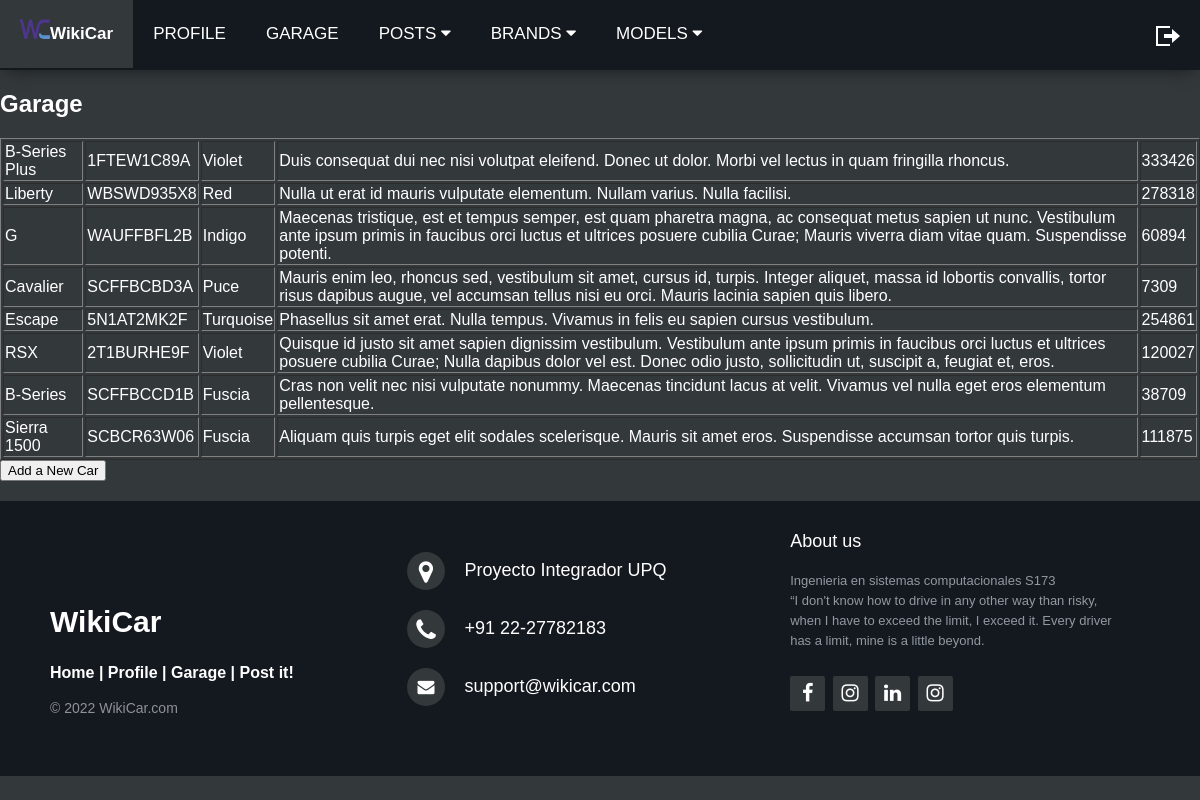
The app's page /profile/code/garageCheck.php (signed in) with its own data.
### tables this page shows
CREATE TABLE car (
  Id_car int(15) NOT NULL AUTO_INCREMENT,
  Registration_plate varchar(10) NOT NULL,
  Color varchar(20) NOT NULL,
  Deficiency text DEFAULT NULL,
  Mileage int(10) NOT NULL,
  User_id int(15) NOT NULL,
  Model_id int(15) NOT NULL,
  PRIMARY KEY (Id_car),
  FOREIGN KEY (User_id) REFERENCES user (Id_user) ON DELETE CASCADE ON UPDATE CASCADE,
  FOREIGN KEY (Model_id) REFERENCES model (Id_model) ON DELETE CASCADE ON UPDATE CASCADE
  );

CREATE TABLE model (
  Id_model int(15) NOT NULL AUTO_INCREMENT,
  Model_name varchar(15) NOT NULL,
  Model_type varchar(15) NOT NULL,
  Doors int(2) DEFAULT NULL,
  Seats int(2) DEFAULT NULL,
  GasTank_capacity int(5) DEFAULT NULL,
  Gas_type varchar(30) DEFAULT NULL,
  Model_year int(4) DEFAULT NULL,
  Starting_price float DEFAULT NULL,
  Actual_price float DEFAULT NULL,
  Configuration text NOT NULL,
  Brand_id int(15) NOT NULL,
  PRIMARY KEY (Id_model),
  FOREIGN KEY (Brand_id) REFERENCES brand (Id_brand) ON DELETE CASCADE ON UPDATE CASCADE
);

### connection/conexion.php (called while the page is built, shortened)
<?php
class Conexion{
private $conn;
    public function setConnection($servername,$database,$username,$password){
        $this->conn=mysqli_connect($servername, $username, $password, $database);
        if(!$this->conn){
            die("Conexion fallida: ". mysqli_connect_error());
        }}
    public function getConexion(){
        return $this->conn;
    }
}
?>

### profile/code/garageCheck.php (the view, shortened to what this page needs)
<!DOCTYPE html>
<html lang="en">
<head>
    <link rel="stylesheet" href="https://cdnjs.cloudflare.com/ajax/libs/font-awesome/4.7.0/css/font-awesome.min.css">
    <link rel="stylesheet" href="/wikicar/mainStyle.css">
    <link rel="stylesheet" href="http://maxcdn.bootstrapcdn.com/font-awesome/4.2.0/css/font-awesome.min.css">
</head>
<body>
    <header id="header">
        <div class="topnav" id="myTopnav">
            <a href="/wikicar/home.php" id="active"><img src="/wikicar/assets/img/logos/logo.png" class="logo">
                <b>WikiCar</b></a>
            <a href="/wikicar/profile/code/profileCheck.php">PROFILE</a>
            <a href="/wikicar/profile/code/garageCheck.php">GARAGE</a>
            <div class="dropdown">
                <button class="dropbtn"> POSTS
                    <i class="fa fa-caret-down"></i>
                </button>
            </div>
            <div class="dropdown">
                <button class="dropbtn"> BRANDS
                    <i class="fa fa-caret-down"></i>
                </button>
            </div>
            <div class="dropdown">
                <button class="dropbtn"> MODELS
                    <i class="fa fa-caret-down"></i>
                </button>
            </div>
            <a href="/wikicar/logout.php" style="float:right;">
                <img class="fa fa-camera" src="/wikicar/img/logout.png" alt="">
            </a>
        </div>
    </header>
    <main>
        <h2>Garage</h2>
        <div>
            <?php
            include("../../connection/conexion.php");
            $conn1= new Conexion("localhost:3306","wikicar","root","");
            $id =  $_SESSION['loggedUserId'];
            $sql = "SELECT model.Model_name, Registration_plate, Color, Deficiency, Mileage FROM car inner join model on car.Model_id = model.Id_model WHERE User_id = $id";
            $result = mysqli_query($conn1->getConexion(),$sql);
            echo "<table border>\n";
            while($row = mysqli_fetch_row($result)){
            echo "<tr>\n";
            foreach($row as $field){
            echo "<td>$field</td>\n";
            }
            echo"</tr>\n";
            }
            echo "</table>\n";
?>
            <body>
                <form action="carForm.php">
                    <button type="submit">Add a New Car</button>
                </form>
        </div>
    </main>
    <footer class="footer-distributed">
        <div class="footer-left">
            <h3>WikiCar</h3>
            <p class="footer-links">
                <a href="../../home.php">Home</a>
                |
                <a href="profileCheck.php">Profile</a>
                |
                <a href="garageCheck.php">Garage</a>
                |
                <a href="../../post/code/postForm.php">Post it!</a>
            </p>
            <p class="footer-company-name">© 2022 WikiCar.com</p>
        </div>
        <div class="footer-center">
            <div>
                <i class="fa fa-map-marker"></i>
                <p>Proyecto Integrador UPQ</p>
            </div>
            <div>
                <i class="fa fa-phone"></i>
                <p>+91 22-27782183</p>
            </div>
            <div>
                <i class="fa fa-envelope"></i>
                <p><a href="mailto:support@eduonix.com">support@wikicar.com</a></p>
            </div>
        </div>
        <div class="footer-right">
        <p class="footer-company-about">
                <span>About us</span>
                Ingenieria en sistemas computacionales S173 <br>
                “I don't know how to drive in any other way than risky, when I have to exceed the limit, I exceed it. Every driver has a limit, mine is a little beyond.
                </p>
            <div class="footer-icons">
                <a href="#"><i class="fa fa-facebook"></i></a>
                <a href="#"><i class="fa fa-instagram"></i></a>
                <a href="#"><i class="fa fa-linkedin"></i></a>
                <a href="#"><i class="fa fa-instagram"></i></a>
            </div>
        </div>
    </footer>
</body>
</html>

### mainStyle.css (style rules this page uses)
html { scroll-behavior: smooth; }
:root { scrollbar-color: rgb(210,210,210) rgb(46,54,69) !important; scrollbar-width: thin !important; }
body { margin:0; overflow-x:hidden; font-family: 'Noto Sans JP', sans-serif; background-size:cover; background-repeat:no-repeat; background-position:center; background-color: #33383b; color: #fff; }
a { text-decoration:none; transition:0.5s; }
header { width:100%; z-index:9; transition:0.5s; }
.topnav { overflow: hidden; background-color: #14181f; width:100%; height:70px; margin:auto; box-shadow:0px 6px 16px -6px rgba(1,1,1,0.5); transition:0.5s; background-size:cover; background-position:center; }
.topnav a { float: left; display: block; color: #fff; text-align: center; padding: 24px 20px; text-decoration: none; font-size: 17px; position:relative; transition:0.5s; }
.logo { width:30px; position:relative; top:-5px; }
#active { display:flex; background:#33383b; }
.dropdown { float: left; overflow: hidden; }
.dropdown .dropbtn { font-size: 17px; border: none; outline: none; color: white; padding: 24px 20px; background-color: inherit; font-family: inherit; transition:0.5s; }
footer { bottom: 0; position:relative ; }
.footer-distributed { background-color: #14181f; box-sizing: border-box; width: 100%; text-align: left; font: bold 16px sans-serif; padding: 30px 25px 60px 50px; margin-top: 20px; }
.footer-distributed .footer-left, .footer-distributed .footer-center, .footer-distributed .footer-right { display:inline-block; vertical-align:bottom; }
.footer-distributed .footer-left { width: 30%; }
.footer-distributed h3 { color: #ffffff; margin: 0; font-size: 30px; }
.footer-distributed .footer-links { color: #ffffff; margin: 20px 0 12px; }
.footer-distributed .footer-links a { display:inline-block; line-height: 1.8; text-decoration: none; color: inherit; }
.footer-distributed .footer-company-name { color: #8f9296; font-size: 14px; font-weight: normal; margin: 0; }
.footer-distributed .footer-center { width: 35%; }
.footer-distributed .footer-center i { background-color: #33383b; color: #ffffff; font-size: 25px; width: 38px; height: 38px; border-radius: 50%; text-align: center; line-height: 42px; margin: 10px 15px; vertical-align: middle; }
.footer-distributed .footer-center i.fa-envelope { font-size: 17px; line-height: 38px; }
.footer-distributed .footer-center p { display: inline-block; color: #fff; font-size: 18px; font-weight: 500; vertical-align: middle; margin:0; }
.footer-distributed .footer-center p a { color: #fff; text-decoration: none;; }
.footer-distributed .footer-right { width: 30%; }
.footer-distributed .footer-company-about { line-height: 20px; color: #92999f; font-size: 13px; font-weight: normal; margin: 0; }
.footer-distributed .footer-company-about span { display: block; color: #fff; font-size: 18px; font-weight: 500; margin-bottom: 20px; }
.footer-distributed .footer-icons { margin-top: 25px; }
.footer-distributed .footer-icons a { display: inline-block; width: 35px; height: 35px; cursor: pointer; background-color: #33383b; border-radius: 2px; font-size: 20px; color: #ffffff; text-align: center; line-height: 35px; margin-right: 3px; margin-bottom: 5px; }

### records on screen
car: Model.Model_name "B-Series Plus", Registration_plate "1FTEW1C89A", Color "Violet", Deficiency "Duis consequat dui nec nisi volutpat eleifend. Donec ut dolor. Morbi vel lectus in quam fringilla rhoncus.", Mileage "333426"
car: Model.Model_name "Liberty", Registration_plate "WBSWD935X8", Color "Red", Deficiency "Nulla ut erat id mauris vulputate elementum. Nullam varius. Nulla facilisi.", Mileage "278318"
car: Model.Model_name "G", Registration_plate "WAUFFBFL2B", Color "Indigo", Deficiency "Maecenas tristique, est et tempus semper, est quam pharetra magna, ac consequat metus sapien ut nunc. Vestibulum ante ipsum primis in faucibus orci luctus et ultrices posuere cubilia Curae; Mauris viverra diam vitae quam. Suspendisse potenti.", Mileage "60894"
car: Model.Model_name "Cavalier", Registration_plate "SCFFBCBD3A", Color "Puce", Deficiency "Mauris enim leo, rhoncus sed, vestibulum sit amet, cursus id, turpis. Integer aliquet, massa id lobortis convallis, tortor risus dapibus augue, vel accumsan tellus nisi eu orci. Mauris lacinia sapien quis libero.", Mileage "7309"
car: Model.Model_name "Escape", Registration_plate "5N1AT2MK2F", Color "Turquoise", Deficiency "Phasellus sit amet erat. Nulla tempus. Vivamus in felis eu sapien cursus vestibulum.", Mileage "254861"
car: Model.Model_name "RSX", Registration_plate "2T1BURHE9F", Color "Violet", Deficiency "Quisque id justo sit amet sapien dignissim vestibulum. Vestibulum ante ipsum primis in faucibus orci luctus et ultrices posuere cubilia Curae; Nulla dapibus dolor vel est. Donec odio justo, sollicitudin ut, suscipit a, feugiat et, eros.", Mileage "120027"
car: Model.Model_name "B-Series", Registration_plate "SCFFBCCD1B", Color "Fuscia", Deficiency "Cras non velit nec nisi vulputate nonummy. Maecenas tincidunt lacus at velit. Vivamus vel nulla eget eros elementum pellentesque.", Mileage "38709"
car: Model.Model_name "Sierra 1500", Registration_plate "SCBCR63W06", Color "Fuscia", Deficiency "Aliquam quis turpis eget elit sodales scelerisque. Mauris sit amet eros. Suspendisse accumsan tortor quis turpis.", Mileage "111875"
